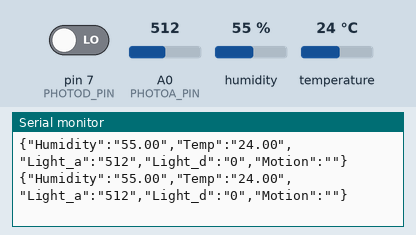
This sketch was run on a simulated Arduino Uno, built with avr-gcc and run on an emulated ATmega328P. Shown: the last lines printed to the serial monitor. Wiring (inferred from the names in the program): DHT22 sensor: data pin 8. Inputs (shaded band) come from the test bench; at power-on: humidity 55 %, A0 (PHOTOA_PIN) = 512, pin 7 (PHOTOD_PIN) LOW, temperature 24 °C.

Above: at 3.0 s.
3.1 s: humidity set to 22 %
At 4.7 s:
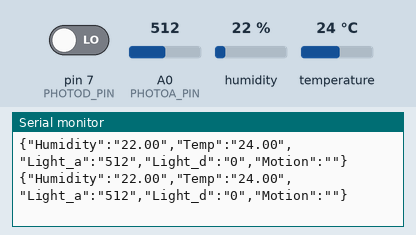
4.8 s: A0 (PHOTOA_PIN) set to 716
At 6.3 s:
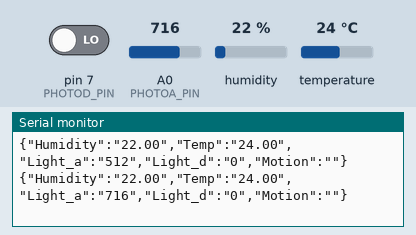
6.5 s: pin 7 (PHOTOD_PIN) driven HIGH
At 7.7 s:
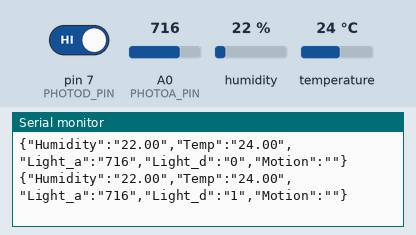
8.2 s: temperature set to 12 °C
At 9.6 s:
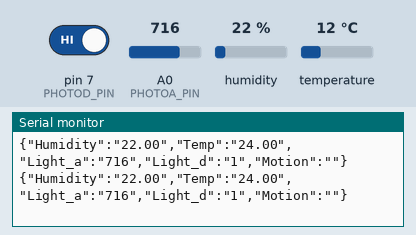
9.9 s: A0 (PHOTOA_PIN) set to 900
At 11.3 s:
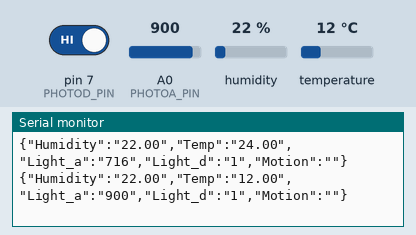
11.6 s: humidity set to 40 %
At 11.6 s:
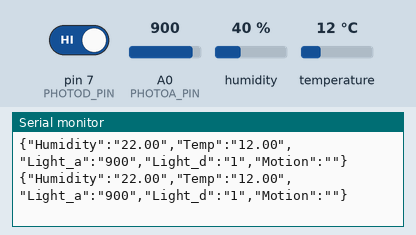
Timing chart, 0 to 14.6 s (numbered marks = the images above; inputs shaded):
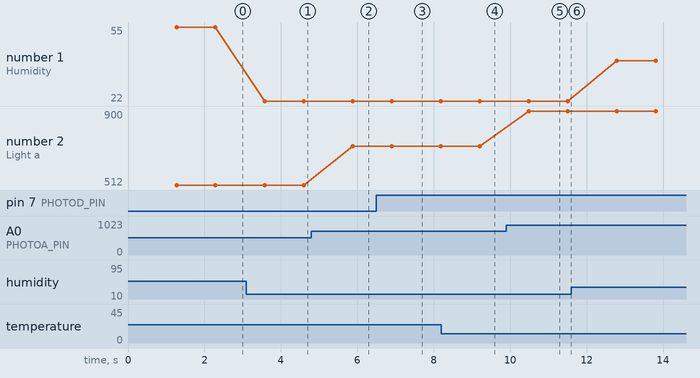

Measured:
- after the input at 3.1 s, the serial monitor: prints a new line after 0.48 s (image 1)
- after the input at 4.8 s, the serial monitor: prints a new line after 1.1 s (image 2)
- after the input at 6.5 s, the serial monitor: prints a new line after 0.40 s (image 3)
- after the input at 9.9 s, the serial monitor: prints a new line after 0.59 s (image 5)
- plotted number 1: 55 → 22 after the input at 3.1 s, 22 → 40 after the input at 11.6 s
- plotted number 2: 512 → 716 after the input at 4.8 s, 716 → 900 after the input at 9.9 s

The sketch:

temp-humid-light.ino
```cpp
//http://howtomechatronics.com/tutorials/arduino/arduino-and-hc-05-bluetooth-module-tutorial/
//https://create.arduino.cc/projecthub/attari/temperature-monitoring-with-dht22-arduino-15b013

/** Strict format of output
 *  String JSON {"Key":"value"}
 *  Valid Keys:
 *    - Humidity
 *    - Temp
 *    - Light_a
 *    - Light_d
 *    - Motion
 *  All keys are NOT needed and order does NOT matter.
 *  E.g.:
 *  {"Humidity":"val","Light_a":"val","Light_d":"val","Temp":"val","Motion":"val"}
 */

#include <DHT.h>

#define DHTPIN 8
#define DHTTYPE DHT22

#define PHOTOA_PIN A0
#define PHOTOD_PIN 7

DHT dht(DHTPIN, DHTTYPE);

int state = 0;

float hum;
float temp;
int lightA;
int lightD;

void setup() {
  Serial.begin(9600);

  dht.begin();

  pinMode(PHOTOD_PIN, INPUT);
}

void loop() {
  delay(1000);
  hum = dht.readHumidity();
  temp = dht.readTemperature();
  lightA = analogRead(PHOTOA_PIN);
  lightD = digitalRead(PHOTOD_PIN);
  Serial.print("{\"Humidity\":\"");
  Serial.print(hum);
  Serial.print("\",\"Temp\":\"");
  Serial.print(temp);
  Serial.print("\",\"Light_a\":\"");
  Serial.print(lightA);
  Serial.print("\",\"Light_d\":\"");
  Serial.print(lightD);
  Serial.print("\",\"Motion\":\"");
  Serial.println("\"}");
}
```
